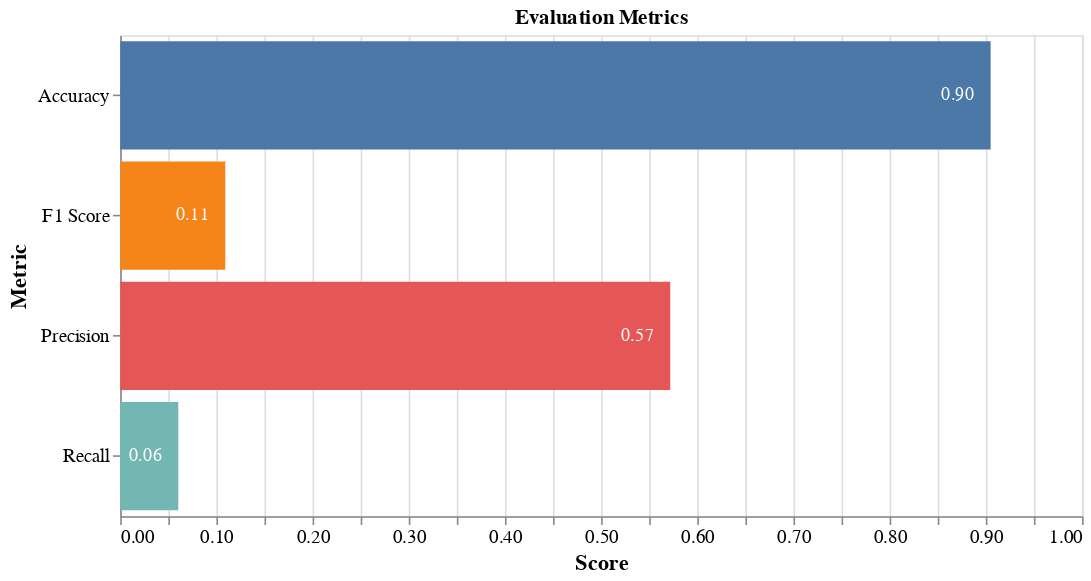

This figure's notebook cell:
### Code cell
metrics_scores = {
    "Accuracy": accuracy_score(y_test, y_pred),
    "Precision": precision_score(y_test, y_pred),
    "Recall": recall_score(y_test, y_pred),
    "F1 Score": f1_score(y_test, y_pred),
}

df_metrics = pd.DataFrame(list(metrics_scores.items()), columns=["Metric", "Score"])

base = alt.Chart(df_metrics).encode(
    y=alt.Y("Metric:N", axis=alt.Axis(title="Metric")),
    x=alt.X("Score:Q", axis=alt.Axis(title="Score"), scale=alt.Scale(domain=[0, 1])),
)

bar = base.mark_bar().encode(
    color=alt.Color("Metric:N", legend=None), text=alt.Text("Score:Q", format=".2f")
)

text = base.mark_text(
    align="right",
    baseline="middle",
    color="white",
    dx=-10,
).encode(text=alt.Text("Score:Q", format=".2f"))

chart = (
    (bar + text)
    .properties(title="Evaluation Metrics", width=600, height=300)
    .configure_axis(labelFontSize=12, titleFontSize=14)
)

chart

### Figure 1 — Vega-Lite specification as saved in the notebook (floating-point values rounded to 4 significant figures)
{"config": {"view": {"continuousWidth": 300, "continuousHeight": 300}, "axis": {"labelFontSize": 12, "titleFontSize": 14}}, "layer": [{"mark": {"type": "bar"}, "encoding": {"color": {"field": "Metric", "legend": null, "type": "nominal"}, "text": {"field": "Score", "format": ".2f", "type": "quantitative"}, "x": {"axis": {"title": "Score"}, "field": "Score", "scale": {"domain": [0, 1]}, "type": "quantitative"}, "y": {"axis": {"title": "Metric"}, "field": "Metric", "type": "nominal"}}}, {"mark": {"type": "text", "align": "right", "baseline": "middle", "color": "white", "dx": -10}, "encoding": {"text": {"field": "Score", "format": ".2f", "type": "quantitative"}, "x": {"axis": {"title": "Score"}, "field": "Score", "scale": {"domain": [0, 1]}, "type": "quantitative"}, "y": {"axis": {"title": "Metric"}, "field": "Metric", "type": "nominal"}}}], "data": {"name": "data-734e1bbcaf2daf8e1774c023eac7e90a"}, "height": 300, "title": "Evaluation Metrics", "width": 600, "$schema": "https://vega.github.io/schema/vega-lite/v5.14.1.json", "datasets": {"data-734e1bbcaf2daf8e1774c023eac7e90a": [{"Metric": "Accuracy", "Score": 0.905}, {"Metric": "Precision", "Score": 0.5719}, {"Metric": "Recall", "Score": 0.06039}, {"Metric": "F1 Score", "Score": 0.1092}]}}
